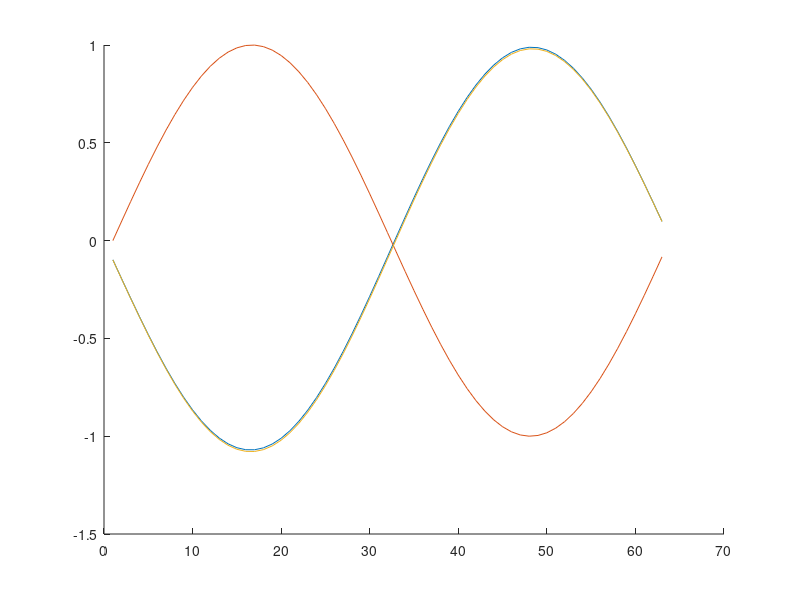
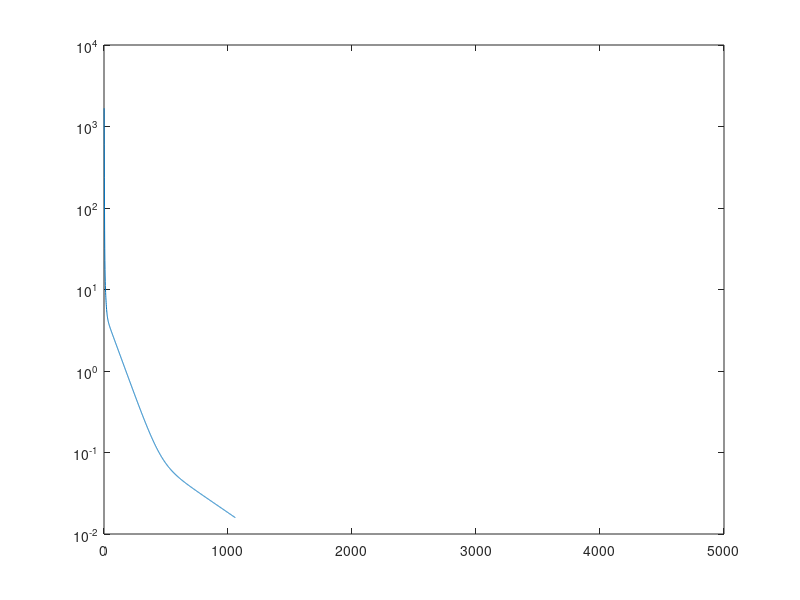

Source code (MATLAB) for these figures, in order:
clear
close all
clc

%% 
% dx = 0.1;
% s = (0:dx:2*pi)';
% n = length(s);
% 
% b = sin(s);
% dlmwrite('HW1_CodingProblem_b.txt',b)
% 
% A = (1/dx^2)*(-2*eye(n) + diag(ones(n-1,1),1) + diag(ones(n-1,1),-1));

% dlmwrite('HW1_CodingProblem_A.txt',A)

A = load('HW1_CodingProblem_A.txt');
b = load('HW1_CodingProblem_b.txt');

x = A\b;
hold on, plot(x)
hold on, plot(b)

L = tril(A);
U = triu(A,1);

n = length(b);
x = randn(n,1);
normOld = norm(A*x-b);
tol = 1/n;
nmax = 5000;
go = 1;
Norms = zeros(1,nmax);
Norms(1) = normOld;
counter = 1;
while go == 1
    disp(counter)
    x = L\(b-U*x);
    normNew = norm(A*x-b);
    if normNew < tol
        go = 0;
    elseif counter > nmax 
        go = 0;
    end
    counter = counter +1;
    Norms(counter) = normNew;
    normOld = normNew;
end
hold on, plot(x)

figure
plot(Norms)
set(gca,'YScale','log')



